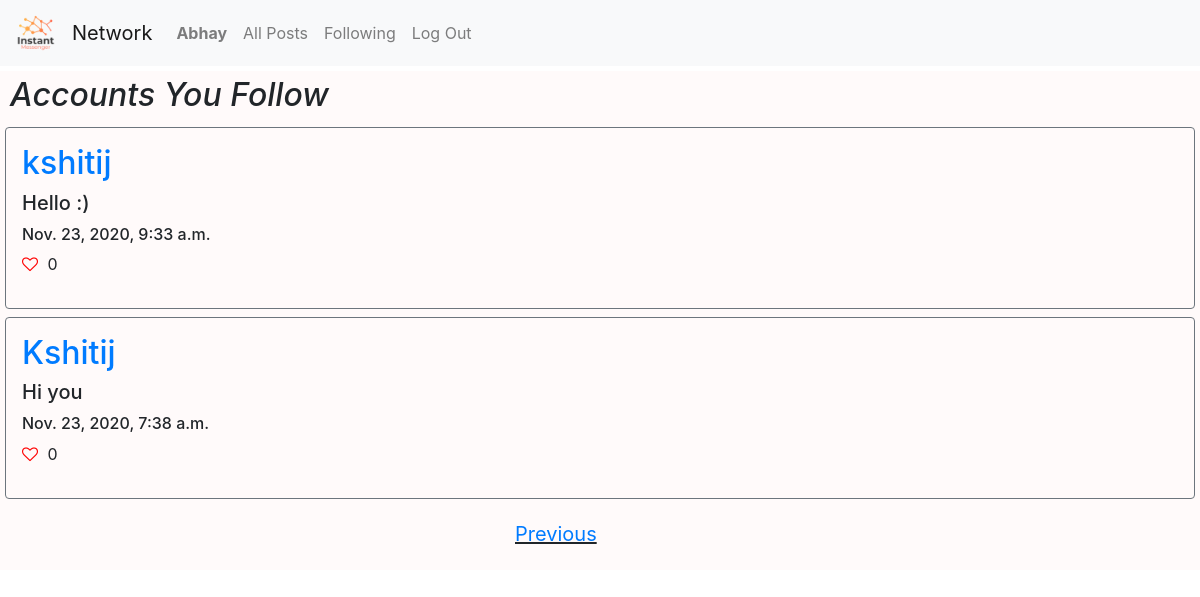
The page /following?page=2 (signed in) on the database its author committed.
### network/models.py (models this page shows, shortened)
class User(AbstractUser):
    pass

class Post(models.Model):
    user = models.ForeignKey('User', on_delete=models.CASCADE, related_name='author')
    post = models.CharField(max_length=255)
    timestamp =  models.DateTimeField(auto_now_add=True)
    likes = models.IntegerField(default=0)

### network/views.py (the view)
# urls.py: path("following", views.following, name="following"),
def following(request):
    user = request.user
    following = Follow.objects.filter(follower = user).values('following_id')
    posts = Post.objects.filter(user__in = following).order_by('-timestamp')
    for post in posts:
        post.likes = Like.objects.filter(post=post.id).count()
        post.save()
    paginator = Paginator(posts, 10)
    page_number = request.GET.get('page')
    page_obj = paginator.get_page(page_number)
    return render(request, "network/following.html", {
        "page_obj": page_obj
    })

### network/templates/network/following.html (shortened to what this page needs)
{% extends "network/layout.html" %}
{% load static %}
{% block body %}
<div style="margin: 5px;">
    <h2 style="font-style: italic; padding: 5px;"> Accounts You Follow </h2>
    {% for post in page_obj %}
        <div class="border border-secondary rounded p-3 mt-2">
            <a href="{% url 'profile' post.user.id %}"> <h2> {{ post.user }} </h2> </a>
            <h5>{{ post.post }} </h5>
            <h6 style="margin-top: 10px;"> {{ post.timestamp }}</h6>
            <i class="fa fa-heart-o" id="like-btn-{{post.id}}" onclick="like('{{ post.id }}')"></i>
            <p style="display: inline-block;" id="like-count-{{post.id}}"> {{ post.likes }} </p>
        </div>
    {% empty %}
            <h2 style="padding: 10px;"> No posts yet</h2>
    {% endfor %}
</div>
{% if page_obj.has_previous %}
<p class="prev-btn"><a href="?page={{ page_obj.previous_page_number }}">Previous</a></p>
{% endif %}
{% endblock %}

### network/templates/network/layout.html (shortened to what this page needs)
{% load static %}
<!DOCTYPE html>
<html lang="en">
    <head>
        <link rel="stylesheet" href="https://stackpath.bootstrapcdn.com/bootstrap/4.4.1/css/bootstrap.min.css">
        <link rel="stylesheet" href="https://cdnjs.cloudflare.com/ajax/libs/font-awesome/4.7.0/css/font-awesome.min.css">
        <link href="{% static 'network/styles.css' %}" rel="stylesheet">
    </head>
    <body>
        <nav class="navbar navbar-expand-lg navbar-light bg-light">
            <a class="navbar-brand" href="#"> <img src="{% static 'network/logo.png' %}" style="object-fit: cover; height: 40px;"> </a>
            <a class="navbar-brand" href="#">Network</a>
            <div>
              <ul class="navbar-nav mr-auto">
                {% if user.is_authenticated %}
                    <li class="nav-item">
                        <a class="nav-link" href="{% url 'profile' user.id %}"><strong>{{ user.username }}</strong></a>
                    </li>
                {% endif %}
                <li class="nav-item">
                  <a class="nav-link" href="{% url 'index' %}">All Posts</a>
                </li>
                {% if user.is_authenticated %}
                    <li class="nav-item">
                        <a class="nav-link" href="{% url 'following' %}">Following</a>
                    </li>
                    <li class="nav-item">
                        <a class="nav-link" href="{% url 'logout' %}">Log Out</a>
                    </li>
                {% endif %}
              </ul>
            </div>
          </nav>
        <div class="body">
            {% block body %}
            {% endblock %}
        </div>
    </body>
</html>

### network/static/network/styles.css (style rules this page uses)
.body { background-color: snow; }
.fa-heart-o { color: red; cursor: pointer; }
.next-btn, .prev-btn { font-size: 20px; display: inline-block; text-decoration: underline; margin-top: 10px; padding: 5px; position: relative; left: calc(50% - 90px); }
i { margin-right: 5px; }

### rows shown on the page
User: username "Abhay"
Post: user "kshitij", post "Hello :)", timestamp "Nov. 23, 2020, 9:33 a.m.", likes "0"
Post: user "Kshitij", post "Hi you", timestamp "Nov. 23, 2020, 7:38 a.m.", likes "0"
